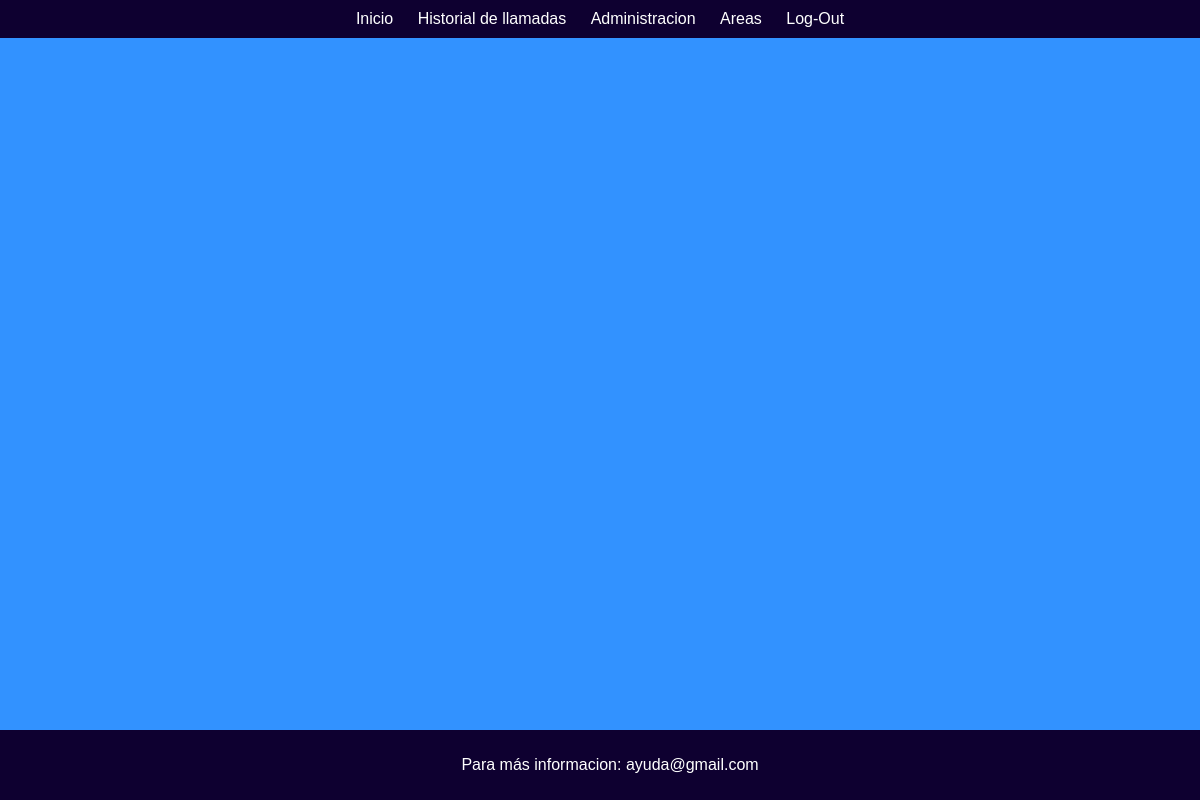
The app's page /Punk/hospital.php, older data.
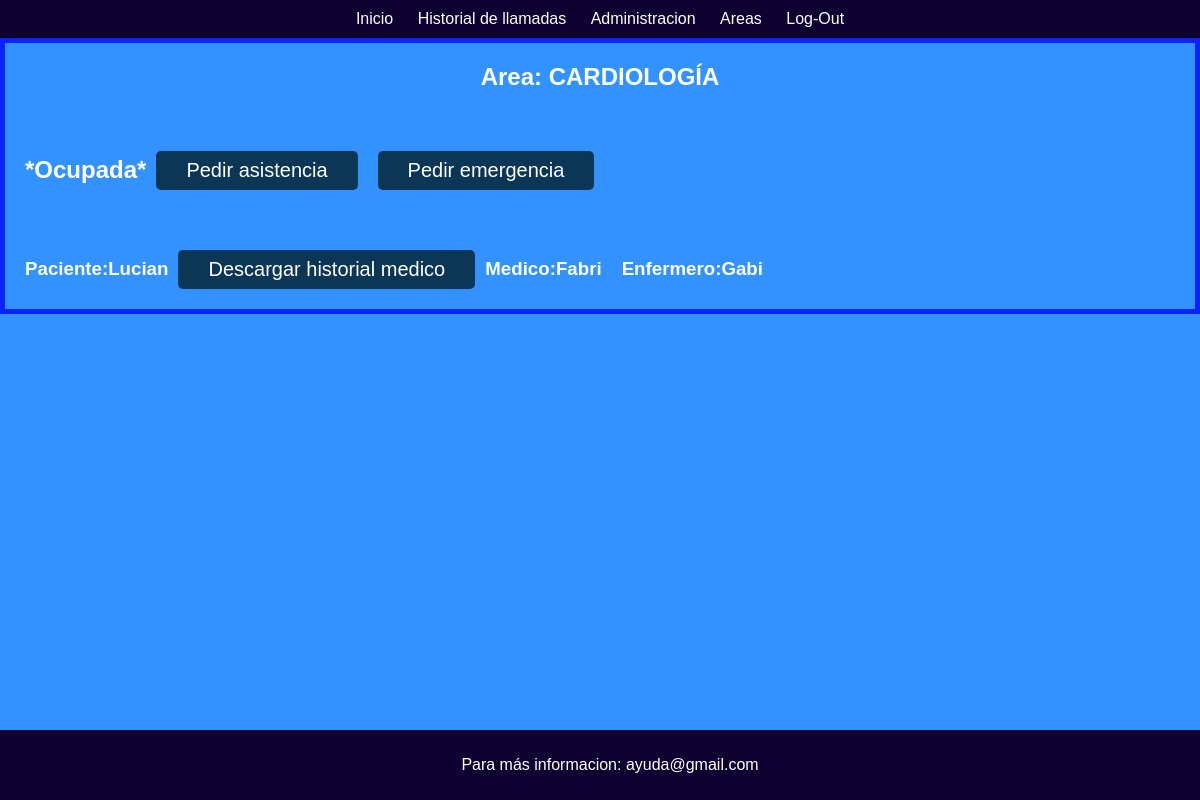
The same page, newer data.
### tables this page shows
CREATE TABLE `areas` (
  `id_area` int(200) NOT NULL,
  `tipo_de_area` enum('CARDIOLOGÍA','RADIODIAGNÓSTICO','CIRUGÍA GENERAL Y DIGESTIVA','DERMATOLOGÍA','CIRUGÍA ORTOPÉDICA Y TRAUMATOLOGÍA') NOT NULL,
  `ocupado` enum('Ocupada','Libre','Fuera de servicio') NOT NULL,
  `enfermero` text NOT NULL,
  `medico` text NOT NULL,
  `paciente` text NOT NULL
);

### Punk/hospital.php (the view, shortened to what this page needs)
<!DOCTYPE html>
<html lang="en">
<head>
    <link rel="stylesheet" href="./css/Punk.css">
</head>
<body id="inicio">
    <div class="top-bar">
        <a href="#inicio">Inicio</a>
        <a href="historial_llamadas.php">Historial de llamadas</a>
        <a href="adm.php">Administracion</a>
        <div class="dropdown">
            <a href="#Q1">Areas</a>
        </div>
        <a href="index.php">Log-Out</a>
    </div>
<?php
    include ("conexion.php");
    $consulta = mysqli_query($conexion,"SELECT * FROM areas");
    while ($lista_consulta= mysqli_fetch_assoc($consulta) ){
?>
    <div class="hospital">
        <h2 class="area"><b>Area:</b> <?php echo $lista_consulta["tipo_de_area"]?></h2>
        <div class="quirofano">
            <h2><b>*</b><?php echo $lista_consulta["ocupado"];?><b>*</b></h2>
            <h2><button>Pedir asistencia</button></h2>
            <h2><button>Pedir emergencia</button></h2>
        </div>
        <div class="quirofano">
            <h3>Paciente:</b><?php echo $lista_consulta["paciente"];?></h3>
            <a href="plantilla.pdf" download="plantilla.pdf"><button>Descargar historial medico</button></a>
            <h3>Medico:<?php echo $lista_consulta["medico"];?></h3>
            <h3 style="padding-left: 20px;">Enfermero:<?php echo $lista_consulta["enfermero"];?></h3>
        </div>
    </div>
<?php } ?>
    <div class="elemento-abajo">
        <p>Para más informacion: ayuda@gmail.com</p>
    </div>
</body>
</html>

Row changes from the older to the newer data that the page shows:
added areas: tipo_de_area "CARDIOLOGÍA", ocupado "Ocupada", paciente "Lucian", medico "Fabri", enfermero "Gabi"
